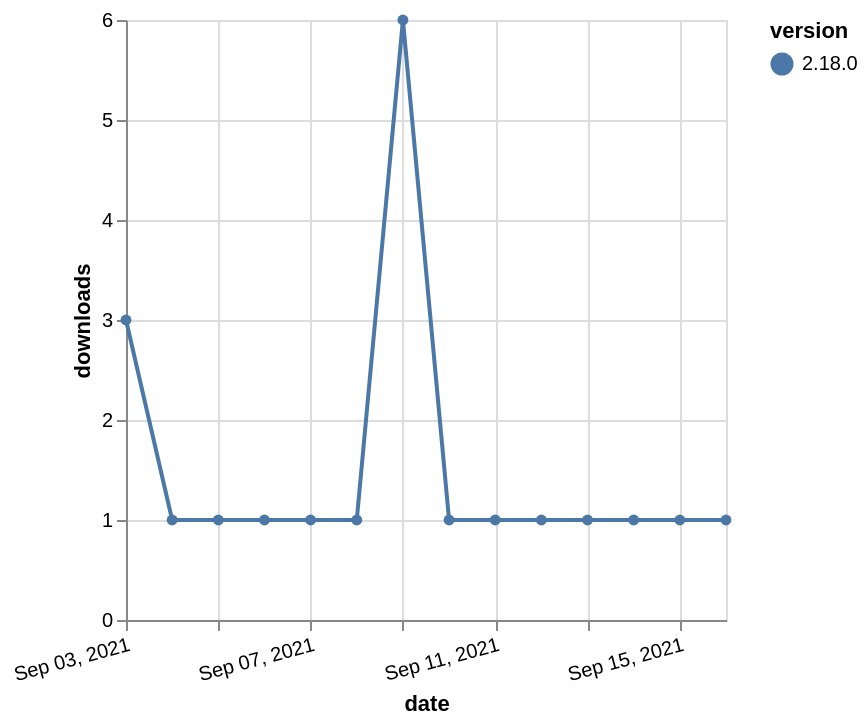

Specify this chart in Vega-Lite:
### Vega-Lite specification from a JSON file in a GitHub repository (floating-point values rounded to 4 significant figures)
{"$schema": "https://vega.github.io/schema/vega-lite/v5.json", "description": "A simple bar chart with embedded data.", "data": {"values": [{"date": "2021-09-03", "total": 512, "delta": 3, "version": "2.18.0"}, {"date": "2021-09-04", "total": 513, "delta": 1, "version": "2.18.0"}, {"date": "2021-09-05", "total": 514, "delta": 1, "version": "2.18.0"}, {"date": "2021-09-06", "total": 515, "delta": 1, "version": "2.18.0"}, {"date": "2021-09-07", "total": 516, "delta": 1, "version": "2.18.0"}, {"date": "2021-09-08", "total": 517, "delta": 1, "version": "2.18.0"}, {"date": "2021-09-09", "total": 523, "delta": 6, "version": "2.18.0"}, {"date": "2021-09-10", "total": 524, "delta": 1, "version": "2.18.0"}, {"date": "2021-09-11", "total": 525, "delta": 1, "version": "2.18.0"}, {"date": "2021-09-12", "total": 526, "delta": 1, "version": "2.18.0"}, {"date": "2021-09-13", "total": 527, "delta": 1, "version": "2.18.0"}, {"date": "2021-09-14", "total": 528, "delta": 1, "version": "2.18.0"}, {"date": "2021-09-15", "total": 529, "delta": 1, "version": "2.18.0"}, {"date": "2021-09-16", "total": 530, "delta": 1, "version": "2.18.0"}]}, "width": "container", "mark": {"type": "line", "point": {"filled": true}}, "encoding": {"x": {"field": "date", "type": "temporal", "timeUnit": "yearmonthdate", "title": "date", "axis": {"labelAngle": -15}}, "y": {"field": "delta", "type": "quantitative", "title": "downloads"}, "color": {"field": "version", "type": "nominal"}, "tooltip": {"field": "delta"}}}
